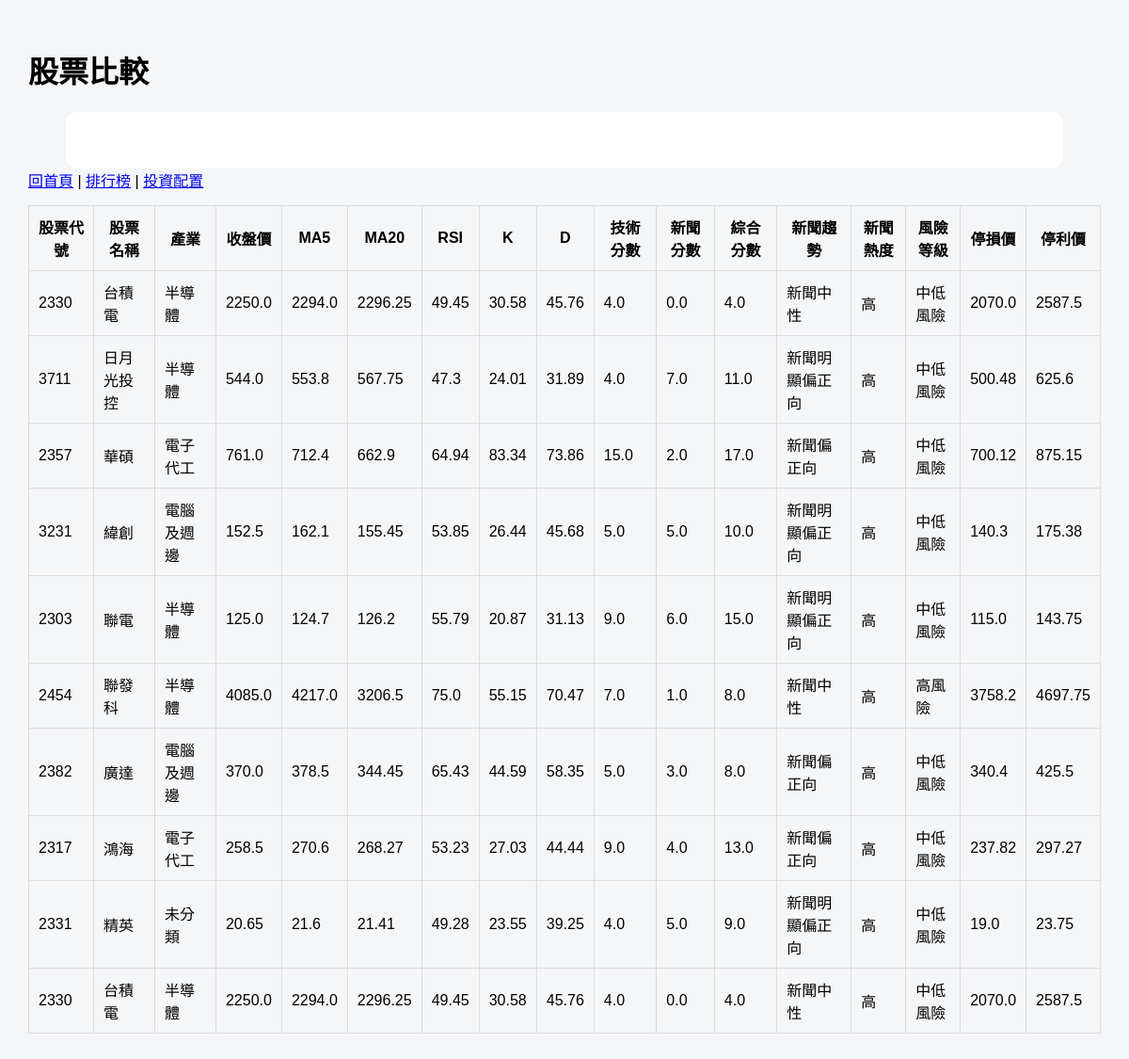
The page /compare on the database its author committed.
### tables this page shows
CREATE TABLE stock_history (
            id INTEGER PRIMARY KEY AUTOINCREMENT,
            code TEXT,
            name TEXT,
            industry TEXT,
            price REAL,
            ma5 REAL,
            ma20 REAL,
            rsi REAL,
            k REAL,
            d REAL,
            volume REAL,
            volume_ma5 REAL,
            tech_score REAL,
            news_score REAL,
            final_score REAL,
            score REAL,
            suggestion TEXT,
            news_trend TEXT,
            news_heat TEXT,
            news_topics TEXT,
            positive_keywords TEXT,
            negative_keywords TEXT,
            news_advice TEXT,
            risk_level TEXT,
            stop_loss_price REAL,
            take_profit_price REAL,
            created_at TIMESTAMP DEFAULT CURRENT_TIMESTAMP
        );

### app.py (the view)
@app.route("/compare")
def compare():
    records = get_all_stocks()
    return render_template("compare.html", records=records)

### services/db_service.py (called while the page is built)
def get_all_stocks():
        conn = sqlite3.connect(DB_PATH)
        conn.row_factory = sqlite3.Row
        cursor = conn.cursor()
        cursor.execute("""
            SELECT *
            FROM stock_history
            ORDER BY id DESC
        """)
        rows = cursor.fetchall()
        conn.close()
        return [dict(row) for row in rows]

### templates/compare.html (shortened to what this page needs)
<!DOCTYPE html>
<html lang="zh-Hant">
<head>
</head>
<body>
    <h1>股票比較</h1>
     <link rel="stylesheet"
          href="{{ url_for('static', filename='style.css') }}">
    <div class="container"></div>
    <a href="/">回首頁</a>
    |
    <a href="/ranking">排行榜</a>
    |
    <a href="/portfolio">投資配置</a>
    <table border="1" cellpadding="8">
    <tr>
        <th>股票代號</th>
        <th>股票名稱</th>
        <th>產業</th>
        <th>收盤價</th>
        <th>MA5</th>
        <th>MA20</th>
        <th>RSI</th>
        <th>K</th>
        <th>D</th>
        <th>技術分數</th>
        <th>新聞分數</th>
        <th>綜合分數</th>
        <th>新聞趨勢</th>
        <th>新聞熱度</th>
        <th>風險等級</th>
        <th>停損價</th>
        <th>停利價</th>
    </tr>
    {% for item in records %}
    <tr>
        <td>{{ item.code }}</td>
        <td>{{ item.name }}</td>
        <td>{{ item.industry }}</td>
        <td>{{ item.price }}</td>
        <td>{{ item.ma5 }}</td>
        <td>{{ item.ma20 }}</td>
        <td>{{ item.rsi }}</td>
        <td>{{ item.k }}</td>
        <td>{{ item.d }}</td>
        <td>{{ item.tech_score }}</td>
        <td>{{ item.news_score }}</td>
        <td>{{ item.final_score }}</td>
        <td>{{ item.news_trend }}</td>
        <td>{{ item.news_heat }}</td>
        <td>{{ item.risk_level }}</td>
        <td>{{ item.stop_loss_price }}</td>
        <td>{{ item.take_profit_price }}</td>
    </tr>
    {% endfor %}
</table>
</body>
</html>

### static/style.css (style rules this page uses)
body { font-family: Arial, "Microsoft JhengHei", sans-serif; background-color: #f4f6f8; margin: 0; padding: 30px; }
.container { max-width: 1000px; margin: auto; background-color: white; padding: 30px; border-radius: 12px; }
table { border-collapse: collapse; width: 100%; margin-top: 15px; }
td, th { border: 1px solid #ddd; padding: 10px; }

### rows shown on the page
stock_history: code "2330", name "台積電", industry "半導體", price "2250.0", ma5 "2294.0", ma20 "2296.25", rsi "49.45", k "30.58", d "45.76", tech_score "4.0", news_score "0.0", final_score "4.0", news_trend "新聞中性", news_heat "高", risk_level "中低風險", stop_loss_price "2070.0", take_profit_price "2587.5"
stock_history: code "3711", name "日月光投控", industry "半導體", price "544.0", ma5 "553.8", ma20 "567.75", rsi "47.3", k "24.01", d "31.89", tech_score "4.0", news_score "7.0", final_score "11.0", news_trend "新聞明顯偏正向", news_heat "高", risk_level "中低風險", stop_loss_price "500.48", take_profit_price "625.6"
stock_history: code "2357", name "華碩", industry "電子代工", price "761.0", ma5 "712.4", ma20 "662.9", rsi "64.94", k "83.34", d "73.86", tech_score "15.0", news_score "2.0", final_score "17.0", news_trend "新聞偏正向", news_heat "高", risk_level "中低風險", stop_loss_price "700.12", take_profit_price "875.15"
stock_history: code "3231", name "緯創", industry "電腦及週邊", price "152.5", ma5 "162.1", ma20 "155.45", rsi "53.85", k "26.44", d "45.68", tech_score "5.0", news_score "5.0", final_score "10.0", news_trend "新聞明顯偏正向", news_heat "高", risk_level "中低風險", stop_loss_price "140.3", take_profit_price "175.38"
stock_history: code "2303", name "聯電", industry "半導體", price "125.0", ma5 "124.7", ma20 "126.2", rsi "55.79", k "20.87", d "31.13", tech_score "9.0", news_score "6.0", final_score "15.0", news_trend "新聞明顯偏正向", news_heat "高", risk_level "中低風險", stop_loss_price "115.0", take_profit_price "143.75"
stock_history: code "2454", name "聯發科", industry "半導體", price "4085.0", ma5 "4217.0", ma20 "3206.5", rsi "75.0", k "55.15", d "70.47", tech_score "7.0", news_score "1.0", final_score "8.0", news_trend "新聞中性", news_heat "高", risk_level "高風險", stop_loss_price "3758.2", take_profit_price "4697.75"
stock_history: code "2382", name "廣達", industry "電腦及週邊", price "370.0", ma5 "378.5", ma20 "344.45", rsi "65.43", k "44.59", d "58.35", tech_score "5.0", news_score "3.0", final_score "8.0", news_trend "新聞偏正向", news_heat "高", risk_level "中低風險", stop_loss_price "340.4", take_profit_price "425.5"
stock_history: code "2317", name "鴻海", industry "電子代工", price "258.5", ma5 "270.6", ma20 "268.27", rsi "53.23", k "27.03", d "44.44", tech_score "9.0", news_score "4.0", final_score "13.0", news_trend "新聞偏正向", news_heat "高", risk_level "中低風險", stop_loss_price "237.82", take_profit_price "297.27"
stock_history: code "2331", name "精英", industry "未分類", price "20.65", ma5 "21.6", ma20 "21.41", rsi "49.28", k "23.55", d "39.25", tech_score "4.0", news_score "5.0", final_score "9.0", news_trend "新聞明顯偏正向", news_heat "高", risk_level "中低風險", stop_loss_price "19.0", take_profit_price "23.75"
stock_history: code "2330", name "台積電", industry "半導體", price "2250.0", ma5 "2294.0", ma20 "2296.25", rsi "49.45", k "30.58", d "45.76", tech_score "4.0", news_score "0.0", final_score "4.0", news_trend "新聞中性", news_heat "高", risk_level "中低風險", stop_loss_price "2070.0", take_profit_price "2587.5"
